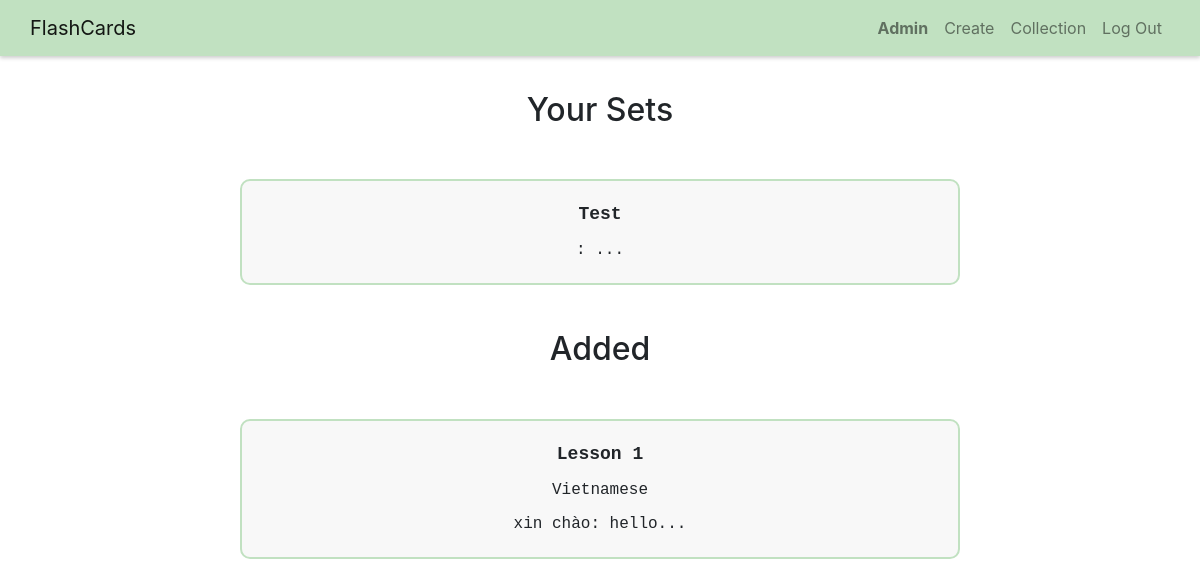
/collection (signed in), run on the app's committed database.
### flashcards/models.py (models this page shows)
class User(AbstractUser):
    pass

class Set(models.Model):
    owner = models.ForeignKey("User", on_delete=models.CASCADE, related_name="sets")
    name = models.CharField(max_length=255)
    description = models.TextField(blank=True)
    timestamp = models.DateTimeField(auto_now_add=True)

class Add(models.Model):
    user = models.ForeignKey("User", on_delete=models.CASCADE, related_name="added")
    set = models.ForeignKey("Set", on_delete=models.CASCADE, related_name="added")

class Card(models.Model):
    set = models.ForeignKey("Set", on_delete=models.CASCADE, related_name="cards")
    term = models.CharField(max_length=255)
    definition = models.TextField()

### flashcards/views.py (the view)
# urls.py: path("collection", views.collection, name="collection"),
def collection(request):
    if request.user.is_authenticated:
        user = request.user
        sets = user.sets.all()
        added = user.added.all()
        return render(request, "flashcards/collection.html", {
            "sets": sets,
            "added": added
        })

### flashcards/templates/flashcards/collection.html (shortened to what this page needs)
{% extends "flashcards/layout.html" %}
{% block body %}
<div class="container center">
    <h2>Your Sets</h2>
    <div class="existing-sets-div">
        {% for set in sets %}
        <div class="existing-set-div" id="{{ set.id }}">
            <div class="set-item set-title">{{ set.name }}</div>
            <div class="set-item">
                <ul>
                    <li>{{ set.cards.all.first.term }}: {{ set.cards.all.first.definition }}...</li>
                </ul>
            </div>
        </div>
        {% empty %}
        <div>
            You have not made a study set. <a href="{% url 'create' %}">Create.</a>
        </div>
        {% endfor %}
    </div>
    <h2 class="added-title">Added</h2>
    <div class="existing-sets-div">
        {% for add in added %}
        <div class="existing-set-div" id="{{ add.set.id }}">
            <div class="set-item set-title">{{ add.set.name }}</div>
            <div class="set-item">
                <ul>
                    <li>{{ add.set.description }}</li>
                    <li>{{ add.set.cards.all.first.term }}: {{ add.set.cards.all.first.definition }}...</li>
                </ul>
            </div>
        </div>
        {% endfor %}
    </div>
</div>
{% endblock %}

### flashcards/templates/flashcards/layout.html (shortened to what this page needs)
{% load static %}
<!DOCTYPE html>
<html lang="en">
    <head>
        <link rel="stylesheet" href="https://cdn.jsdelivr.net/npm/bootstrap@4.3.1/dist/css/bootstrap.min.css">
        <link href="{% static 'flashcards/styles.css' %}" rel="stylesheet">
    </head>
    <body>
          <nav class="navbar navbar-expand-sm navbar-light bg-custom">
            <a class="navbar-brand" href="{% url 'index' %}">FlashCards</a>
            <div class="collapse navbar-collapse justify-content-end" id="navbarNavAltMarkup">
              <div class="navbar-nav">
                {% if user.is_authenticated %}
                    <a class="nav-item nav-link" href="#"><strong>{{ user.username }}</strong></a>
                    <a class="nav-item nav-link" href="{% url 'create' %}">Create</a>
                    <a class="nav-item nav-link" href="{% url 'collection' %}">Collection</a>
                    <a class="nav-item nav-link" href="{% url 'logout' %}">Log Out</a>
                {% else %}
                    <a class="nav-item nav-link" href="{% url 'login' %}">Log In</a>
                    <a class="nav-item nav-link" href="{% url 'register' %}">Register</a>
                {% endif %}
              </div>
            </div>
          </nav>
        <div class="body">
            {% block body %}
            {% endblock %}
        </div>
    </body>
</html>

### flashcards/static/flashcards/styles.css (style rules this page uses)
.body { padding: 30px; display: flex; flex-direction: column; min-height: 90vh; }
nav { box-shadow: 0 2px 4px 0 rgba(0,0,0,.2); }
.navbar { display: flex; padding-left: 30px; padding-right: 30px; }
.navbar-nav { text-align:right; }
.container { display: flex; flex-direction: column; align-items: center; text-align: center; }
h2 { padding: 5px; margin-bottom: 20px; }
.bg-custom { background-color: #C1E1C1; }
.center { text-align: center; }
.existing-sets-div, .existing-cards-div { margin-top: 15px; }
.existing-set-div, .existing-card-div { border: 2px solid #C1E1C1; border-radius: 10px; margin: 10px; padding: 5px; width: 60vw; background-color: #f8f8f8; font-family: 'Courier New', Courier, monospace; transition: transform 0.3s ease-in-out; }
.set-item { margin-bottom: 10px; }
.set-title { font-weight: bold; font-size: large; margin-top: 15px; }
ul { list-style-type: none; padding: 0; }
li { margin-bottom: 10px; margin-top: 10px; padding-right: 20px; padding-left: 20px; list-style-type: none; }
.added-title { margin-top: 30px; }

### data on the page
User: username "Admin"
Set: name "Test"
Add: set.name "Lesson 1", set.description "Vietnamese", set.cards.all.first.term "xin chào", set.cards.all.first.definition "hello"
